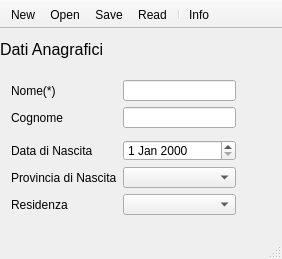
<?xml version="1.0" encoding="UTF-8"?>
<ui version="4.0">
 <class>MainWindow</class>
 <widget class="QMainWindow" name="MainWindow">
  <property name="windowModality">
   <enum>Qt::NonModal</enum>
  </property>
  <property name="enabled">
   <bool>true</bool>
  </property>
  <property name="geometry">
   <rect>
    <x>0</x>
    <y>0</y>
    <width>282</width>
    <height>259</height>
   </rect>
  </property>
  <property name="minimumSize">
   <size>
    <width>282</width>
    <height>259</height>
   </size>
  </property>
  <property name="maximumSize">
   <size>
    <width>282</width>
    <height>259</height>
   </size>
  </property>
  <property name="cursor">
   <cursorShape>ArrowCursor</cursorShape>
  </property>
  <property name="windowTitle">
   <string>Rubrica</string>
  </property>
  <property name="windowIcon">
   <iconset resource="icone.qrc">
    <normaloff>:/Immagini/book.ico</normaloff>:/Immagini/book.ico</iconset>
  </property>
  <property name="animated">
   <bool>true</bool>
  </property>
  <property name="documentMode">
   <bool>false</bool>
  </property>
  <property name="dockNestingEnabled">
   <bool>false</bool>
  </property>
  <property name="dockOptions">
   <set>QMainWindow::AllowTabbedDocks|QMainWindow::AnimatedDocks</set>
  </property>
  <widget class="QWidget" name="centralWidget">
   <property name="minimumSize">
    <size>
     <width>259</width>
     <height>205</height>
    </size>
   </property>
   <property name="maximumSize">
    <size>
     <width>259</width>
     <height>205</height>
    </size>
   </property>
   <widget class="QLabel" name="label">
    <property name="geometry">
     <rect>
      <x>0</x>
      <y>10</y>
      <width>111</width>
      <height>21</height>
     </rect>
    </property>
    <property name="font">
     <font>
      <pointsize>12</pointsize>
     </font>
    </property>
    <property name="text">
     <string>Dati Anagrafici</string>
    </property>
   </widget>
   <widget class="QWidget" name="formLayoutWidget">
    <property name="geometry">
     <rect>
      <x>0</x>
      <y>40</y>
      <width>247</width>
      <height>163</height>
     </rect>
    </property>
    <layout class="QFormLayout" name="formLayout_3">
     <property name="fieldGrowthPolicy">
      <enum>QFormLayout::AllNonFixedFieldsGrow</enum>
     </property>
     <item row="0" column="0">
      <widget class="QLabel" name="Nome">
       <property name="text">
        <string>Nome(*)</string>
       </property>
      </widget>
     </item>
     <item row="0" column="1">
      <widget class="QLineEdit" name="nomeEdit">
       <property name="sizePolicy">
        <sizepolicy hsizetype="Expanding" vsizetype="Fixed">
         <horstretch>0</horstretch>
         <verstretch>0</verstretch>
        </sizepolicy>
       </property>
      </widget>
     </item>
     <item row="1" column="0">
      <widget class="QLabel" name="Cognome">
       <property name="text">
        <string>Cognome</string>
       </property>
      </widget>
     </item>
     <item row="1" column="1">
      <widget class="QLineEdit" name="cognomeEdit"/>
     </item>
     <item row="3" column="0">
      <widget class="QLabel" name="Data_di_Nascita">
       <property name="text">
        <string>Data di Nascita</string>
       </property>
      </widget>
     </item>
     <item row="4" column="0">
      <widget class="QLabel" name="Provincia">
       <property name="text">
        <string>Provincia di Nascita</string>
       </property>
      </widget>
     </item>
     <item row="4" column="1">
      <widget class="QComboBox" name="provinciaBox"/>
     </item>
     <item row="6" column="0">
      <layout class="QGridLayout" name="gridLayout"/>
     </item>
     <item row="5" column="1">
      <widget class="QComboBox" name="residenzaBox"/>
     </item>
     <item row="3" column="1">
      <widget class="QDateEdit" name="dateEdit"/>
     </item>
     <item row="5" column="0">
      <widget class="QLabel" name="Residenza">
       <property name="text">
        <string>Residenza</string>
       </property>
      </widget>
     </item>
     <item row="2" column="0">
      <layout class="QGridLayout" name="gridLayout_2"/>
     </item>
    </layout>
   </widget>
   <widget class="QCalendarWidget" name="calendarWidget">
    <property name="geometry">
     <rect>
      <x>260</x>
      <y>40</y>
      <width>271</width>
      <height>155</height>
     </rect>
    </property>
    <property name="layoutDirection">
     <enum>Qt::LeftToRight</enum>
    </property>
    <property name="selectedDate">
     <date>
      <year>2000</year>
      <month>1</month>
      <day>1</day>
     </date>
    </property>
    <property name="gridVisible">
     <bool>true</bool>
    </property>
   </widget>
   <zorder>calendarWidget</zorder>
   <zorder>label</zorder>
   <zorder>formLayoutWidget</zorder>
  </widget>
  <widget class="QToolBar" name="mainToolBar">
   <property name="movable">
    <bool>false</bool>
   </property>
   <property name="floatable">
    <bool>true</bool>
   </property>
   <attribute name="toolBarArea">
    <enum>TopToolBarArea</enum>
   </attribute>
   <attribute name="toolBarBreak">
    <bool>false</bool>
   </attribute>
   <addaction name="actionNew"/>
   <addaction name="actionOpen"/>
   <addaction name="actionSave"/>
   <addaction name="actionRead"/>
   <addaction name="separator"/>
   <addaction name="actionInfo"/>
  </widget>
  <widget class="QStatusBar" name="statusBar"/>
  <action name="actionNew">
   <property name="checkable">
    <bool>false</bool>
   </property>
   <property name="icon">
    <iconset resource="icone.qrc">
     <normaloff>:/Immagini/file-128.png</normaloff>:/Immagini/file-128.png</iconset>
   </property>
   <property name="text">
    <string>New</string>
   </property>
  </action>
  <action name="actionOpen">
   <property name="icon">
    <iconset resource="icone.qrc">
     <normaloff>:/Immagini/External_Drive-Black.png</normaloff>:/Immagini/External_Drive-Black.png</iconset>
   </property>
   <property name="text">
    <string>Open</string>
   </property>
  </action>
  <action name="actionSave">
   <property name="icon">
    <iconset resource="icone.qrc">
     <normaloff>:/Immagini/save-128.png</normaloff>:/Immagini/save-128.png</iconset>
   </property>
   <property name="text">
    <string>Save</string>
   </property>
  </action>
  <action name="actionInfo">
   <property name="icon">
    <iconset resource="icone.qrc">
     <normaloff>:/Immagini/symbol_information.png</normaloff>:/Immagini/symbol_information.png</iconset>
   </property>
   <property name="text">
    <string>Info</string>
   </property>
  </action>
  <action name="actionRead">
   <property name="icon">
    <iconset resource="icone.qrc">
     <normaloff>:/Immagini/Read-128.png</normaloff>:/Immagini/Read-128.png</iconset>
   </property>
   <property name="text">
    <string>Read</string>
   </property>
  </action>
 </widget>
 <layoutdefault spacing="6" margin="11"/>
 <tabstops>
  <tabstop>nomeEdit</tabstop>
  <tabstop>cognomeEdit</tabstop>
  <tabstop>dateEdit</tabstop>
  <tabstop>provinciaBox</tabstop>
  <tabstop>residenzaBox</tabstop>
  <tabstop>calendarWidget</tabstop>
 </tabstops>
 <resources>
  <include location="icone.qrc"/>
 </resources>
 <connections/>
</ui>
